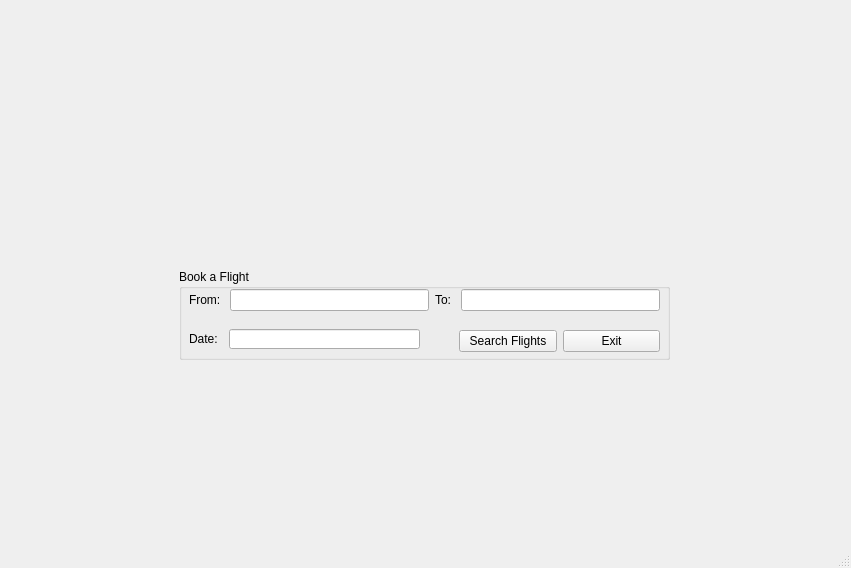
<?xml version="1.0" encoding="UTF-8"?>
<ui version="4.0">
 <class>MainWindow</class>
 <widget class="QMainWindow" name="MainWindow">
  <property name="geometry">
   <rect>
    <x>0</x>
    <y>0</y>
    <width>851</width>
    <height>568</height>
   </rect>
  </property>
  <property name="windowTitle">
   <string>MainWindow</string>
  </property>
  <widget class="QWidget" name="centralwidget">
   <widget class="QStackedWidget" name="stackedWidget">
    <property name="geometry">
     <rect>
      <x>-1</x>
      <y>-1</y>
      <width>851</width>
      <height>521</height>
     </rect>
    </property>
    <property name="currentIndex">
     <number>0</number>
    </property>
    <widget class="QWidget" name="page">
     <widget class="QLabel" name="label_planepic">
      <property name="geometry">
       <rect>
        <x>360</x>
        <y>112</y>
        <width>131</width>
        <height>141</height>
       </rect>
      </property>
      <property name="text">
       <string/>
      </property>
      <property name="pixmap">
       <pixmap>../../Desktop/DS Course Project/plane.bmp</pixmap>
      </property>
     </widget>
     <widget class="QGroupBox" name="Book_a_Flight">
      <property name="geometry">
       <rect>
        <x>180</x>
        <y>270</y>
        <width>491</width>
        <height>91</height>
       </rect>
      </property>
      <property name="title">
       <string>Book a Flight</string>
      </property>
      <property name="checkable">
       <bool>false</bool>
      </property>
      <widget class="QWidget" name="layoutWidget_2">
       <property name="geometry">
        <rect>
         <x>10</x>
         <y>20</y>
         <width>471</width>
         <height>22</height>
        </rect>
       </property>
       <layout class="QHBoxLayout" name="horizontalLayout_2">
        <item>
         <widget class="QLabel" name="label_5">
          <property name="text">
           <string>From: </string>
          </property>
          <property name="buddy">
           <cstring>lineEdit_From</cstring>
          </property>
         </widget>
        </item>
        <item>
         <widget class="QLineEdit" name="lineEdit_From_2"/>
        </item>
        <item>
         <widget class="QLabel" name="label_6">
          <property name="text">
           <string>To: </string>
          </property>
          <property name="buddy">
           <cstring>lineEdit_To</cstring>
          </property>
         </widget>
        </item>
        <item>
         <widget class="QLineEdit" name="lineEdit_To_2"/>
        </item>
       </layout>
      </widget>
      <widget class="QLineEdit" name="lineEdit_Date_2">
       <property name="geometry">
        <rect>
         <x>50</x>
         <y>60</y>
         <width>191</width>
         <height>20</height>
        </rect>
       </property>
      </widget>
      <widget class="QLabel" name="label_7">
       <property name="geometry">
        <rect>
         <x>10</x>
         <y>60</y>
         <width>31</width>
         <height>20</height>
        </rect>
       </property>
       <property name="text">
        <string>Date: </string>
       </property>
       <property name="buddy">
        <cstring>lineEdit_Date</cstring>
       </property>
      </widget>
      <widget class="QWidget" name="layoutWidget">
       <property name="geometry">
        <rect>
         <x>280</x>
         <y>60</y>
         <width>201</width>
         <height>25</height>
        </rect>
       </property>
       <layout class="QHBoxLayout" name="horizontalLayout_3">
        <item>
         <widget class="QPushButton" name="pushButton_Search_Flights_2">
          <property name="text">
           <string>Search Flights</string>
          </property>
         </widget>
        </item>
        <item>
         <widget class="QPushButton" name="pushButton_Exit">
          <property name="text">
           <string>Exit</string>
          </property>
         </widget>
        </item>
       </layout>
      </widget>
     </widget>
    </widget>
    <widget class="QWidget" name="page_2">
     <widget class="QGroupBox" name="Available_Flights">
      <property name="geometry">
       <rect>
        <x>20</x>
        <y>20</y>
        <width>811</width>
        <height>451</height>
       </rect>
      </property>
      <property name="title">
       <string>Available Flights</string>
      </property>
      <widget class="QTableWidget" name="tableWidget">
       <property name="geometry">
        <rect>
         <x>20</x>
         <y>30</y>
         <width>771</width>
         <height>401</height>
        </rect>
       </property>
      </widget>
     </widget>
     <widget class="QPushButton" name="pushButton_Back">
      <property name="geometry">
       <rect>
        <x>40</x>
        <y>490</y>
        <width>75</width>
        <height>23</height>
       </rect>
      </property>
      <property name="text">
       <string>Back</string>
      </property>
     </widget>
     <widget class="QWidget" name="layoutWidget">
      <property name="geometry">
       <rect>
        <x>620</x>
        <y>490</y>
        <width>191</width>
        <height>25</height>
       </rect>
      </property>
      <layout class="QHBoxLayout" name="horizontalLayout_6">
       <item>
        <widget class="QPushButton" name="pushButton_Book_a_Flight">
         <property name="text">
          <string>Book a Flight</string>
         </property>
        </widget>
       </item>
       <item>
        <widget class="QPushButton" name="pushButton_Exit_3">
         <property name="text">
          <string>Exit</string>
         </property>
        </widget>
       </item>
      </layout>
     </widget>
    </widget>
    <widget class="QWidget" name="page_5"/>
   </widget>
  </widget>
  <widget class="QMenuBar" name="menubar">
   <property name="geometry">
    <rect>
     <x>0</x>
     <y>0</y>
     <width>851</width>
     <height>21</height>
    </rect>
   </property>
  </widget>
  <widget class="QStatusBar" name="statusbar"/>
 </widget>
 <resources/>
 <connections/>
</ui>
